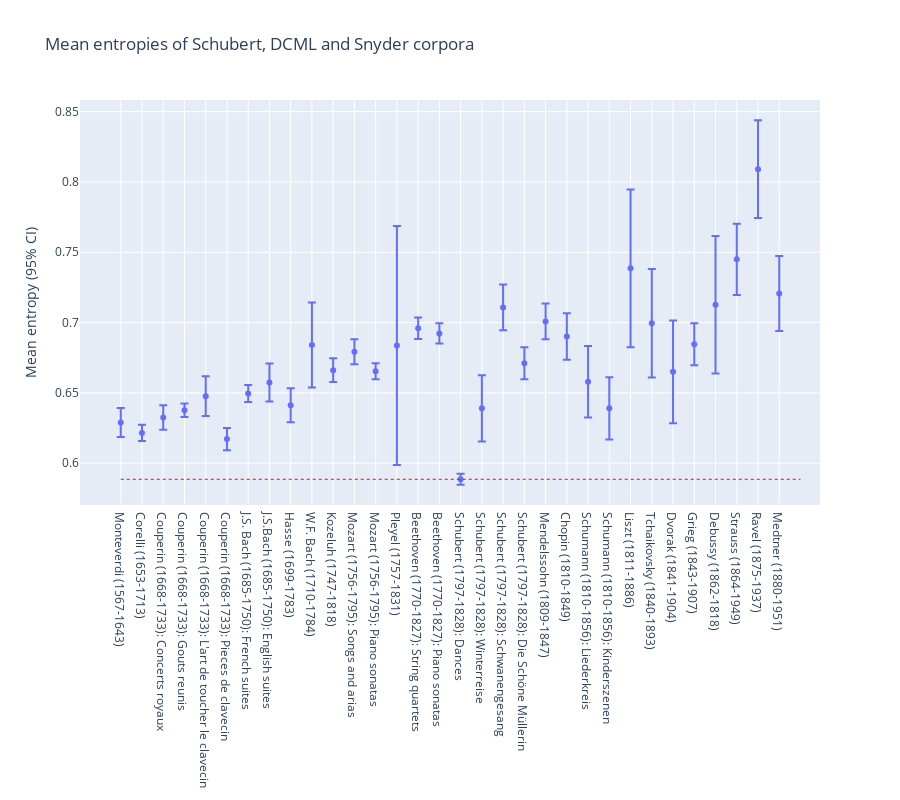

The notebook cell saved with this chart:
### Markdown cell above
### Complexity

 Simplicity is the keyword for a popular musical product aimed at universally meeting the taste, and the keyboard skills, of the viennese bourgeoisie. A mass product for private consumption, somewhat similar to today’s playlists, these dances were to be enjoyed in rather informal settings within the familiar social atmosphere of the ballroom. All in all, the piano dance was not the ideal testing ground for compositional experimentalism. The entropy of the note distribution over the corpus reflects this feature. Compared to the music from earlier and later composers, the dances show a more selective and hierarchically distributed usage of pitches (lower entropy).

### Code cell
entropy_comparisons = pd.read_csv(os.path.join(data_tsv, 'entropy_comparisons.tsv'), sep='\t', index_col=0)
fig = go.Figure(data=go.Scatter(
        mode = 'markers',
        x = entropy_comparisons.index.tolist(),
        y = entropy_comparisons['mean'].tolist(),
        error_y=dict(
            type='data', # value of error bar given in data coordinates
            array=entropy_comparisons['95% CI: +-'].tolist(),
            visible = True),
    ))

fig.add_shape(
        # Line Horizontal
        go.layout.Shape(
            type="line",
            x0 = 0,
            x1 = len(entropy_comparisons),
            y0=entropy_comparisons.loc["Schubert (1797-1828): Dances"]['mean'],
            y1=entropy_comparisons.loc["Schubert (1797-1828): Dances"]['mean'],
            line=dict(
                color="red",
                width=1,
                dash="dot",
            ),
    ))

fig.update_layout(
    title="Mean entropies of Schubert, DCML and Snyder corpora",
    yaxis_title="Mean entropy (95% CI)",
    height = 800)
fig.show()

### Figure 1 — Plotly figure (JSON) as saved in the notebook; plotly's stock layout.template omitted (floating-point values rounded to 4 significant figures)
{"data": [{"error_y": {"array": [0.01035, 0.005791, 0.008754, 0.004777, 0.01413, 0.007873, 0.006051, 0.01349, 0.0121, 0.03019, 0.008456, 0.0089, 0.005707, 0.08494, 0.007581, 0.007216, 0.003896, 0.02354, 0.0162, 0.0113, 0.01272, 0.01655, 0.02545, 0.02207, 0.05606, 0.0386, 0.03652, 0.01493, 0.04889, 0.0253, 0.03477, 0.0267], "type": "data", "visible": true}, "mode": "markers", "type": "scatter", "x": ["Monteverdi (1567-1643)", "Corelli (1653-1713)", "Couperin (1668-1733): Concerts royaux", "Couperin (1668-1733): Gouts reunis", "Couperin (1668-1733): L'art de toucher le clavecin", "Couperin (1668-1733): Pieces de clavecin", "J.S. Bach (1685-1750): French suites", "J.S.Bach (1685-1750): English suites", "Hasse (1699-1783)", "W.F. Bach (1710-1784)", "Kozeluh (1747-1818)", "Mozart (1756-1795): Songs and arias", "Mozart (1756-1795): Piano sonatas", "Pleyel (1757-1831)", "Beethoven (1770-1827): String quartets", "Beethoven (1770-1827): Piano sonatas", "Schubert (1797-1828): Dances", "Schubert (1797-1828): Winterreise", "Schubert (1797-1828): Schwanengesang", "Schubert (1797-1828): Die Schöne Müllerin", "Mendelssohn (1809-1847)", "Chopin (1810-1849)", "Schumann (1810-1856): Liederkreis", "Schumann (1810-1856): Kinderszenen", "Liszt (1811-1886)", "Tchaikovsky (1840-1893)", "Dvorak (1841-1904)", "Grieg (1843-1907)", "Debussy (1862-1818)", "Strauss (1864-1949)", "Ravel (1875-1937)", "Medtner (1880-1951)"], "y": [0.6289, 0.6215, 0.6325, 0.6376, 0.6477, 0.6172, 0.6495, 0.6574, 0.6412, 0.6841, 0.6662, 0.6792, 0.6653, 0.6837, 0.696, 0.6923, 0.5886, 0.639, 0.7108, 0.6711, 0.7009, 0.6902, 0.6579, 0.639, 0.7386, 0.6996, 0.665, 0.6846, 0.7127, 0.745, 0.8091, 0.7206]}], "layout": {"height": 800, "shapes": [{"line": {"color": "red", "dash": "dot", "width": 1}, "type": "line", "x0": 0, "x1": 32, "y0": 0.5886, "y1": 0.5886}], "title": {"text": "Mean entropies of Schubert, DCML and Snyder corpora"}, "yaxis": {"title": {"text": "Mean entropy (95% CI)"}}}}
